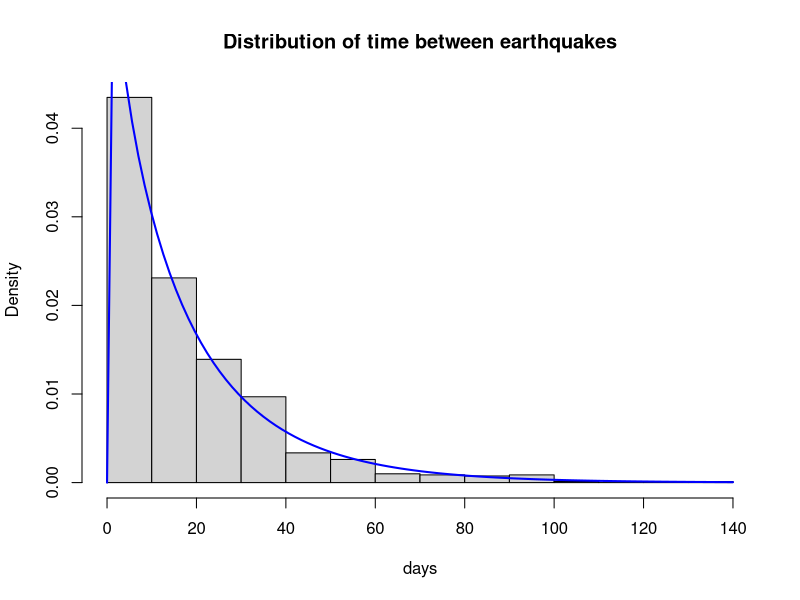
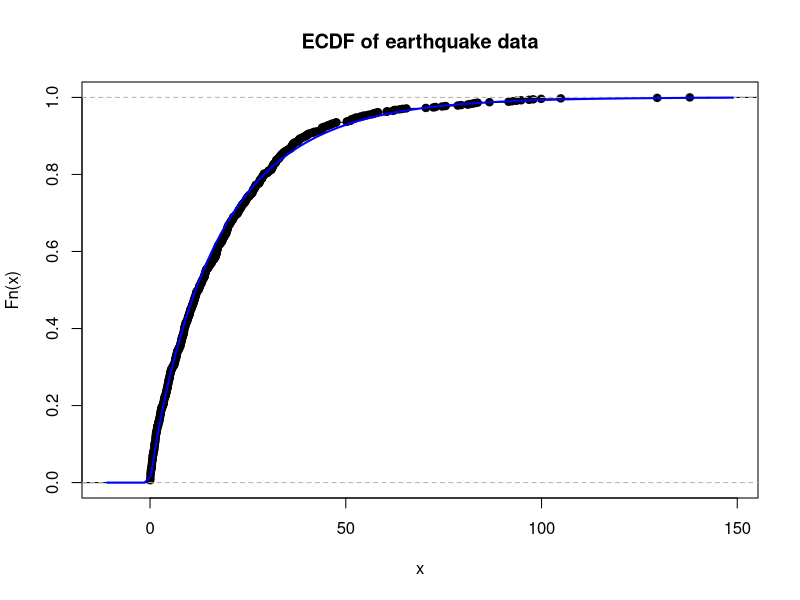
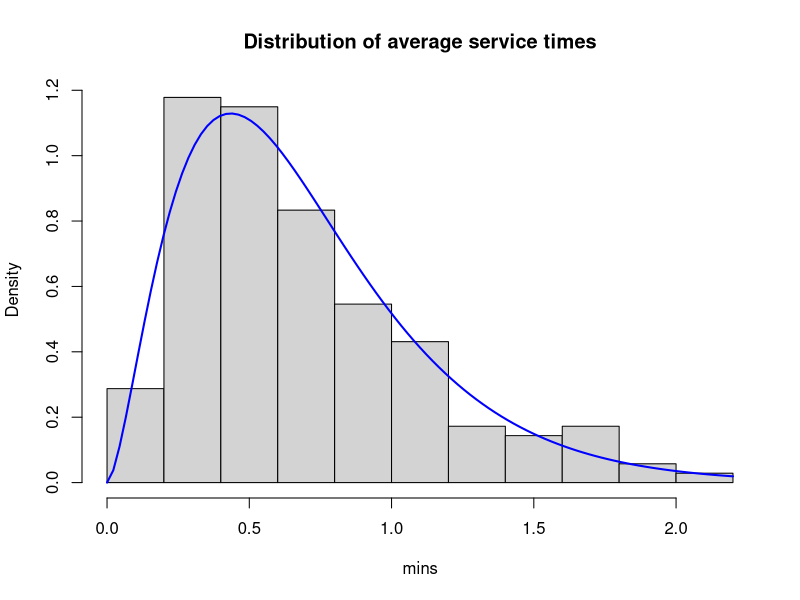
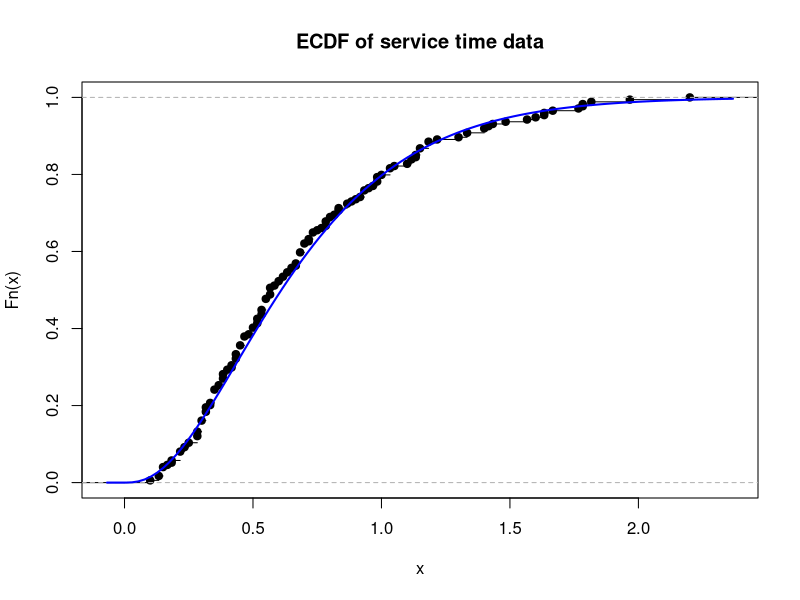
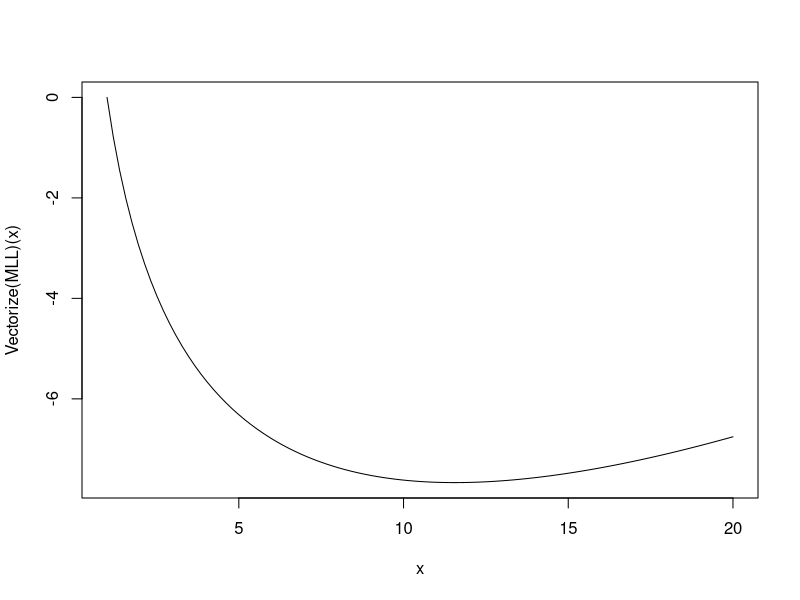

Generate these figures, in order, with R: (Note: this script raises an error after producing the figures.)

# Ryan Ballenger, Math 156, HW# 8 

#####
# 1.
#setwd("/Users/Ryan/Desktop")
library(stats4)

# define the weibull functions
weibull.shape <- function(k, data)
{
  numer <- colSums(outer(data, k, "^") * log(data))
  denom <- colSums(outer(data, k, "^"))
  numer/denom - 1/k - mean(log(data))
}

weibull.scale <- function(k, data)
{
  mean(data^k)^(1/k)
}

# setwd("/Users/Ryan/Desktop")
quakes = read.csv("Quakes.csv")

# get time between quakes
time <- quakes$TimeDiff


# solve for shape paramter of the weibull model
uniroot(weibull.shape, data = time, lower = .8,upper = 1)
# 0.9172097

# solve for scale parameter of the weibull model
weibull.scale(0.9172097, time)
# 17.346

# Plot histogram with density curve overlap
hist(time, main = "Distribution of time between earthquakes", xlab = "days", prob = TRUE)
curve(dweibull(x, 0.9172097, 17.346), add = TRUE, col = "blue", lwd = 2)

# ECDF plot of times between earthquakes with the weibull distribution curve 
plot.ecdf(time,main = "ECDF of earthquake data")
curve(pweibull(x,0.9172097, 17.346), add=TRUE, col="blue",lwd=2)

# check answer with mle
observed = time
MLL <-function(shape, scale) -sum(dweibull(observed, shape, scale, log = TRUE))
mle(MLL,start = list(shape = .5, scale = 3)) 
# confirms 0.9171604 and 17.3409539 parameters





#####
# 2.

# get the service times
service = read.csv("Service.csv")
sTimes = service$Times

# calculate the first moment, second moment, and variance
M1 = mean(sTimes) 
M2 = mean(sTimes^2);
variance <- M2 - M1^2 

# calculate the parameters from the moments
rate = M1/variance; rate # = 3.84239		rate or lamda
shape = M1*M1/variance; shape # = 2.670167			shape or r
	
# Confirm rate and shape derivation by generating a random sample
#new = rgamma(10000, rate=rate, shape=shape
#sTimes = new
#M1 = mean(sTimes) 
#M2 = mean(sTimes^2);
#variance <- M2 - M1^2 
#M1/variance
#M1*M1/variance

# 2.b
# determine quantiles for the gamma distribution with the parameters from above
q <- qgamma(seq(.1, .9, by = .1), shape=shape, rate=rate)

range(sTimes)
# .1 2.2

q = c(0.0, q, 2.5)

# determine times in each range
count <- hist(sTimes, breaks=q, plot=F)$counts

expected <- length(sTimes)*.1

# calculate the chi-square statistic from the observed and expected values
chiStat = sum((count-expected)^2/expected)

#We had 10 intervals but we estimated two parameters, leaving just 7 degrees of freedom.
pchisq(chiStat, df=7, lower.tail = FALSE) # 0.9611017
# The chiStat is small, which is unusual for df=7, giving a very high p-value

#2.c
# histogram of the service times and the gamma density function
hist(sTimes, main = "Distribution of average service times",
    xlab = "mins", prob = TRUE)
curve(dgamma(x, shape=2.670167, rate=3.84239), add = TRUE, col = "blue", lwd = 2)

# plot of the ecdf for the service times and the gamma distribution function
plot.ecdf(sTimes,main = "ECDF of service time data")
curve(pgamma(x, shape=2.670167, rate=3.84239), add=TRUE, col="blue",lwd=2)



#####
# 3. 

observed = c(.855,.891,.913,.989,.943)
# create the log density function
density<-function(x, theta) log(theta * x^(theta - 1))

# create the MLL function where the variable x is theta and the observed 
# values are the other parameter
MLL <-function(x) -sum(density(observed, x))

curve(Vectorize(MLL)(x),from =1, to =20)

# solve for theta with mle()
mle(MLL,start = list(x = 2))
#11.55125

###

# use the method of moments to solve for the number of test attempts

# integrate theta * x ^(theta - 1) * x from x=0 to x=1
# the integration gives theta / theta + 1 which is the E[X]
M1 = mean(observed);
# M1 = theta / (theta + 1)
# M1 * theta + M1 = theta
# theta = M1/(1-M1)
theta = M1/(1-M1); theta
# theta = 11.2249

###

# determine the most likely integer number of test attempts
min = MLL(1) + 1
theta = 0
N= 1000
for (i in 1:N) {
  result = MLL(i)
  if(result < min){
  	min = result
  	theta = i
  }
}
theta # 12



#####
# 4. 

# a simulation to test how well x.bar estimates 1/rate of the 
# exponential function

N = 100000
estimates = numeric(4)

for (rate in c(1/2, 1/3, 1/6, 1/12)){
  x.bar = numeric(N)
  for (i in 1:N) {
    x1 <- rexp(100, rate)   #the sample
    x2 <- rexp(100, rate)
    x.bar[i] = mean((x1 + x2) / 2)
  }
  print(mean(x.bar))
}
#[1] 2.001062
#[1] 3.001395
#[1] 5.999979
#[1] 11.99792
# x.bar is a good estimator of 1/rate 

####

# Simulation to test how well sqrt(X1 * X2) * bias estimates 1/lamda

for (lamda in c(1/2, 1/3, 1/6, 1/12)){

  N = 100000
  x.bar = numeric(N)
  for (i in 1:N) {
    x1 <- rexp(100, lamda)   #the sample
    x2 <- rexp(100, lamda)
    x.bar[i] = mean(sqrt(x1 * x2)) # * (pi - 4)/(4 * (1/6)))
  }

  print(mean(x.bar) -  (pi-4)/(4 * lamda))
}
#[1] 2.000269
#[1] 2.999638
#[1] 6.000532
#[1] 11.99496
# x.bar with the bias applied is a good estimator or 1/lamda





#####
# 5.
# install.packages("actuar")
# library(actuar)

x <- rpareto(10, 1, 2)

n <- 250; 
N = 1000; 
means = numeric(N); 

curve(dpareto(x,1, 2), from = 1, to = 100)

# a histrogram of means of the pareto samples shows many outliers
for (i in 1:N){
  x <- rpareto(n, 1, 2)  
  means[i] = mean(x)
}
hist(means, breaks = 100)

epsilon = 20  

# the plot shows the mean of the pareto function is not nearing a value
plot(1, xlim= c(200, 20000), ylim = c(0, 500), log = "x", type = "n")
abline(h = c(100 + epsilon, 100- epsilon), col = "red")
N = 1000;  epsilon = 0.05
for (n in c(250, 500, 1000, 2000, 5000, 10000, 20000)){
  means = numeric(N);
  for (i in 1:N){
    x <- rpareto(n,1, 2)
    means[i] = mean(x)
  }
  points( rep(n, N), means)
}
# Increasing n accomplishes nothing -- the mean is not a consistent estimator

###
# a histrogram shows the medians are more consistent
N = 1000; 
n=10
medians = numeric(N); 
for (i in 1:N){
  x <- rpareto(n, 1, 2)  
  medians[i] = median(x)
}
hist(medians, breaks = 100) 

###

# analysis of median(x) - 2*median(x)/n as an estimator for s.
# the distribution, the expected value, and the median were analyzed. 
# Additionally the different samples sizes were tried and trial
# and error was used to determine what works well. All of these calculations
# led to the invention of median(x) - 2*median(x)/n as an estimate.
n=1000
N= 10000
medians = numeric(N); 
for (i in 1:N){
    x <- rpareto(n, 1, 2)  
    medians[i] = median(x) - 2*median(x)/n
}
hist(medians, breaks = 100) 
mean(medians)
# very good estimator of s -> 2.001398
# also it adapts to the sample size n


# the plots shows as sample sizes grow, the estimator nears the value of s
plot(1, xlim= c(200, 20000), ylim = c(0, 3), log = "x", type = "n")
N = 1000;  epsilon = 0.05
abline(h = c(2 + epsilon,2- epsilon), col = "red")

for (n in c(250, 500, 1000, 2000, 5000, 10000, 20000)){
  means = numeric(N);
  for (i in 1:N){
    x <- rpareto(n,1, 2)
    means[i] = median(x) - 2*median(x)/n
  }
  points( rep(n, N), means)
}














